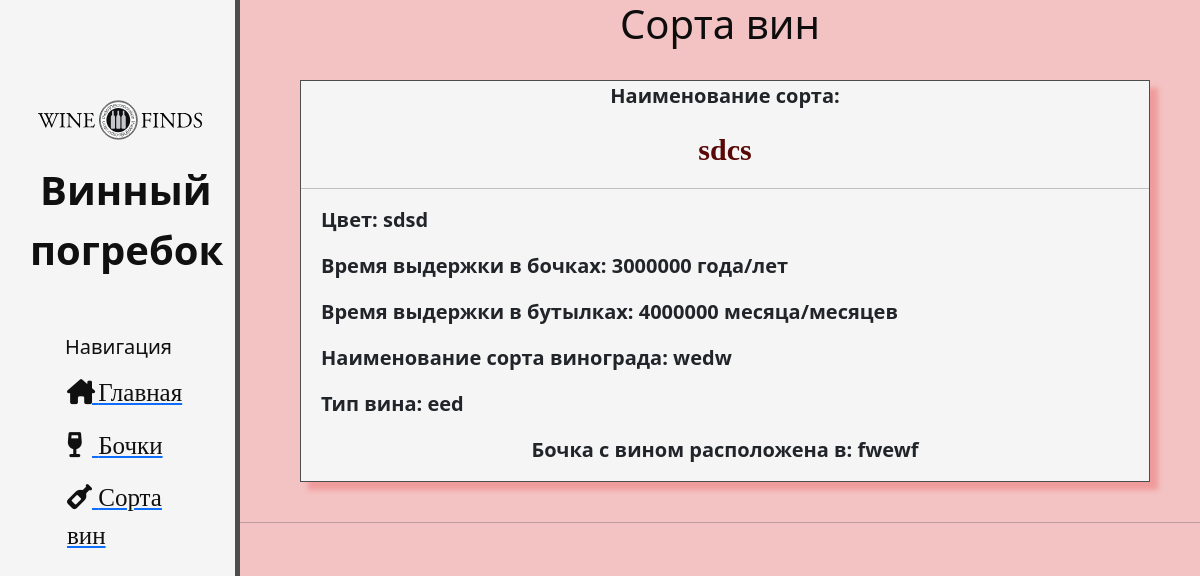
The app's page /sortofwine/, older data.
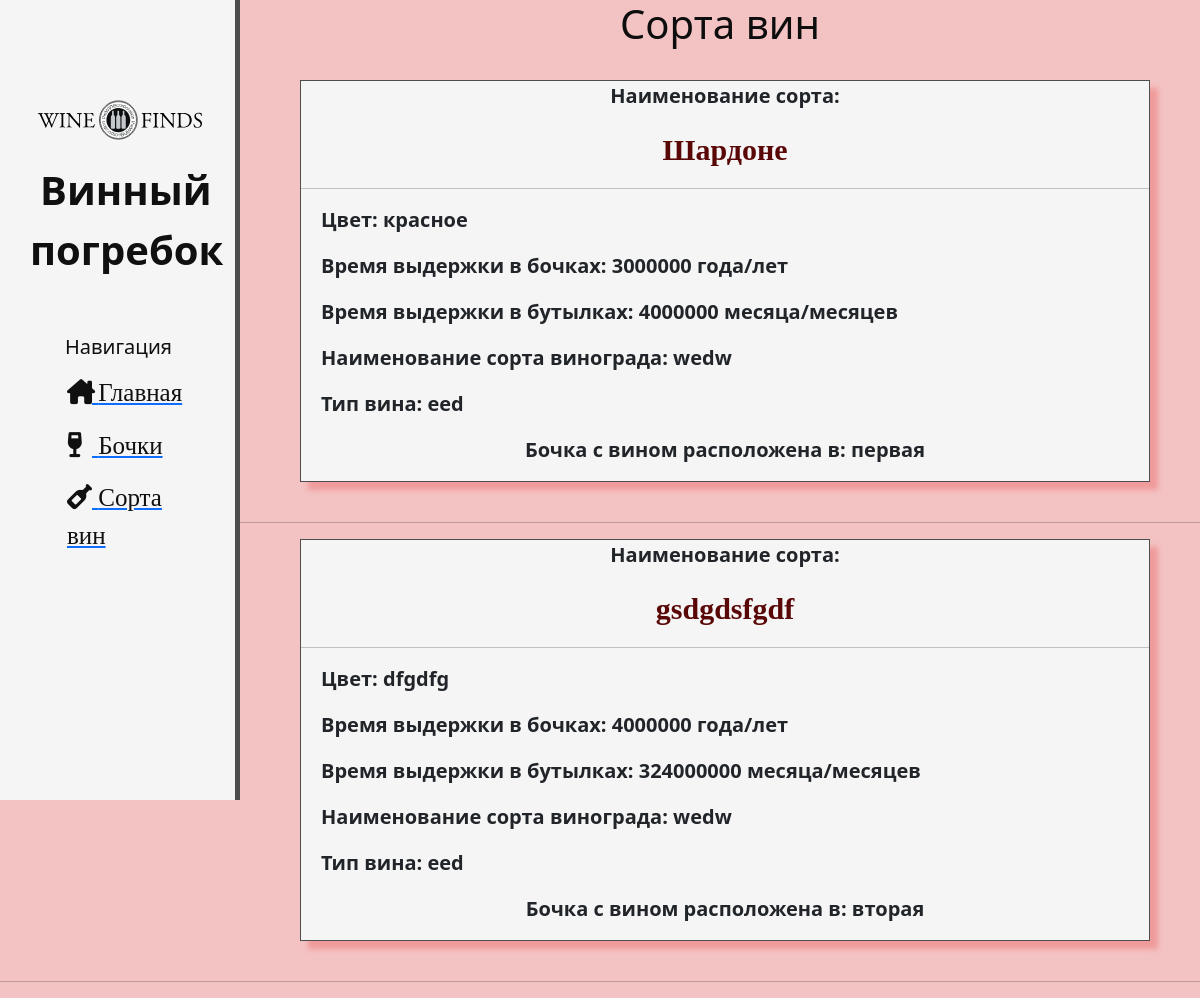
The same page, newer data.
### wino/models.py (models this page shows, shortened)
class wine_sort(models.Model):
    title=models.CharField(max_length=70,verbose_name='Название вина',help_text='Введите название вина')
    colors = (
        ('Розовое','Розовое '),
        ('Красное','Красное '),
        ('Белое','Белое '),
    )
    color=models.CharField(max_length=50,choices=colors,verbose_name='Цвет')
    b_year=models.IntegerField(verbose_name='Время выдержки в бочках', help_text='в годах')
    bu_month=models.IntegerField(verbose_name='Время выдержки в бутылках', help_text='в месяцах')
    s_grape=models.ForeignKey(grape,on_delete = models.CASCADE,verbose_name='Сорт винограда',null=True)
    type1=models.ForeignKey('type_wine',on_delete = models.CASCADE,verbose_name='Тип винограда',null=True)
    class Meta:
        verbose_name_plural = 'Сорта вин'
        verbose_name = 'Сорт вина'

class grape(models.Model):
    title=models.CharField(max_length=50,verbose_name='Название сорта винограда',help_text='Введите сорт винограда')
    place=models.CharField(max_length=50,verbose_name='Место произрастания',help_text='Введите место произрастания сорта винограда')
    month = (
        ('Январь','Январь '),('Февраль','Февраль '), ('Март','Март '),('Апрель','Апрель '),('Май','Май '),('Июнь','Июнь '),('Июль','Июль '),
        ('Август','Август '),('Сентябрь','Сентябрь '),('Октябрь','Октябрь '),('Ноябрь','Ноябрь '),('Декабрь','Декабрь '),
    )
    date=models.CharField(verbose_name='Время сбора',choices=month,max_length=50, help_text='Введите время сбора урожая винограда')
    def __str__(self):
        return self.title
    class Meta:
        verbose_name_plural = 'Сорта винограда'
        verbose_name = 'Сорт винограда'
        ordering = ['-date']

class type_wine(models.Model):
    title=models.CharField(max_length=50,verbose_name='Тип вина')
    def __str__(self):
        return self.title
    class Meta:
        verbose_name_plural = 'Типы вина'
        verbose_name = 'Тип вина'

class bochka(models.Model):
    mesto=models.CharField(max_length=50,verbose_name='Местоположение бочки', help_text='Введите комнату и стеллаж',default='Комната:   |   Стеллаж: ')
    date_izg=models.DateField(verbose_name='Дата изготовления бочки')
    obyem=models.FloatField(verbose_name='Объем в литрах')
    pusto=models.BooleanField(verbose_name='Бочка заполнена',help_text='Поставьте галочку, если бочка не пуста')
    data_zapolnenya=models.DateField(verbose_name='Дата заполнения бочки',null=True,blank=True)
    sort_vina=models.ForeignKey(wine_sort,on_delete = models.CASCADE,null=True,blank=True,verbose_name='Сорт вина',help_text='Выберите сорт вина')
    class Meta:
        verbose_name_plural = 'Бочки'
        verbose_name = 'Бочка'
        ordering = ['-pusto']

### wino/views.py (the view)
# urls.py: path('sortofwine/',views.sortW,name='sortofwine'),
def sortW(request):
    ws=wine_sort.objects.order_by('-title')
    bbs = bochka.objects.order_by('-mesto')
    b=0
    return render(request, "wino/wineSort.html",{'sw': ws,'bbs':bbs})

### wino/templates/wino/wineSort.html
{% extends 'wino/layout.html' %}
{% block content %}
<h1 style="text-align: center; color: rgb(13, 13, 14);">Сорта вин</h1><br>
    {% for bb in sw %}
    <div class="shadowbox">
        <div>
            <p style="text-align: center; ">Наименование сорта: </p>
            <p style="text-align: center;color: rgb(90, 7, 7);font-size: 30px;font-family: URW Chancery L, cursive;">{{bb.title }}</p><hr>
            <p style="margin-left: 20px">Цвет: {{bb.color}} </p>
            <p style="margin-left: 20px">Время выдержки в бочках: {{bb.b_year}} года/лет</p>
            <p style="margin-left: 20px">Время выдержки в бутылках: {{bb.bu_month}} месяца/месяцев</p>
            <p style="margin-left: 20px">Наименование сорта винограда: {{bb.s_grape}} </p>
            <p style="margin-left: 20px">Тип вина: {{bb.type1}}</p>
        </div>
        {% for b in bbs %}
            {% if bb.pk == b.sort_vina_id %}
            <p style="text-align: center">Бочка с вином расположена в: {{b.mesto}}</p>
            {% endif %}
        {% endfor %}
        </div>
        <br>
        <hr>
    {% endfor %}
{% endblock %}

Row changes from the older to the newer data that the page shows:
changed wine_sort: title "sdcs" → "Шардоне"; color "sdsd" → "красное"; loses bochka (mesto "fwewf")
added bochka: mesto "первая", shown under wine_sort "Шардоне"
added wine_sort: title "gsdgdsfgdf", color "dfgdfg", b_year "4000000", bu_month "324000000", s_grape "wedw", type1 "eed", bochka (mesto "вторая")
